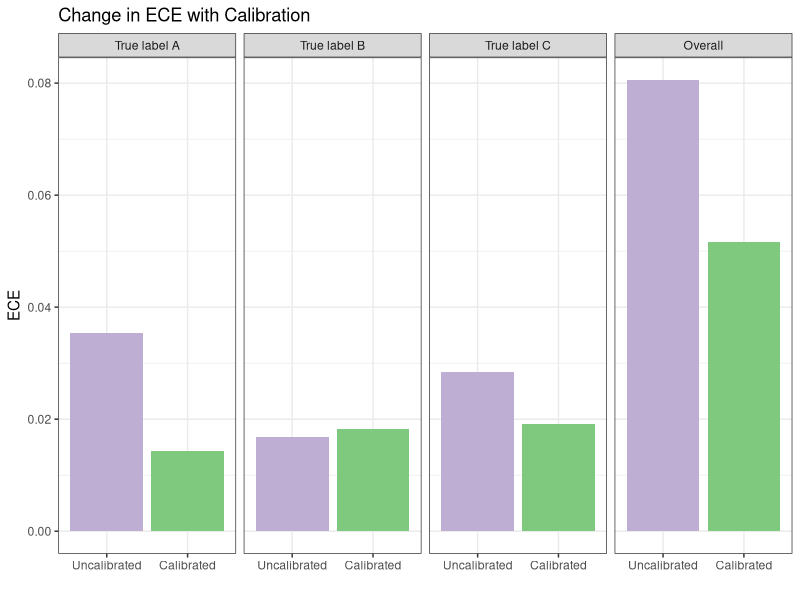

This figure's R source:
## Code to create a visualization of the decrease in ECE with calibration

#Importing necessary libraries and data
library(tidyverse)
library(ggplot2)

eceData <- data.frame(group = c("A", "B", "C", "A", "B", "C", "Overall", "Overall"),
                      ECE = c(0.03536857, 0.01686004, 0.02833649, 0.01437688, 0.01825119, 0.01908578, 0.05171385, 0.0805651),
                      calibrated = c(0, 0, 0, 1, 1, 1, 1, 0))

plot <- ggplot(data = eceData, aes(x = as.factor(calibrated), y = ECE, fill = as.factor(calibrated))) +
  geom_col() + 
  facet_wrap(~group, nrow = 1, 
             labeller = labeller(group = 
                                   c("A" = "True label A",
                                     "B" = "True label B",
                                     "C" = "True label C"))) +
  theme_bw() +
  theme(legend.position = "none") +
  scale_fill_brewer(palette = 'Accent', direction = -1) +
  labs(x = "",
       title = "Change in ECE with Calibration") +
  scale_x_discrete(labels = c("Uncalibrated", "Calibrated"))

ggsave('figure11.png', plot, width = 8, height = 4.5)
